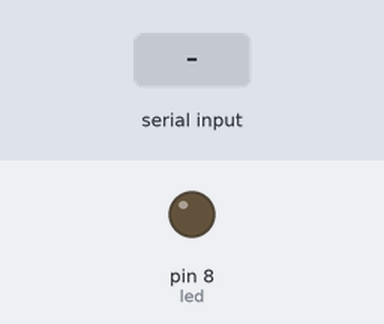
Bench run of a sketch on a simulated Arduino Uno, built with avr-gcc and run on an emulated ATmega328P. Parts: output pins drawn as LEDs (lit = HIGH). Inputs (shaded band) come from the test bench.

Above: at 1.2 s.
1.3 s: "a" received over Serial
At 2.2 s:
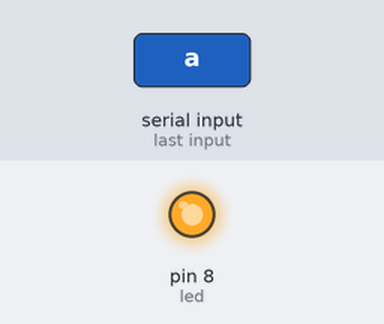
Timing chart, 0 to 4.3 s (numbered marks = the images above; inputs shaded):
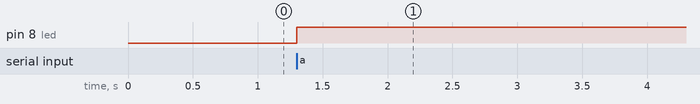

Measured:
- after the input at 1.3 s, pin 8 (led): LOW → HIGH at once

The sketch:

producto_4_2.ino
```cpp
int led = 8;
char leer;
boolean prendido=false;

void setup()
{
Serial.begin(9600);
pinMode(led, OUTPUT);
}

void loop()
{

leer=Serial.read();

if ( (leer=='a') && (prendido==false) )
{
digitalWrite(led,HIGH);
prendido=true;
}
else if ( (leer=='a') && (prendido==true) )
{
digitalWrite(led,LOW);
prendido=false;
}
}
```
